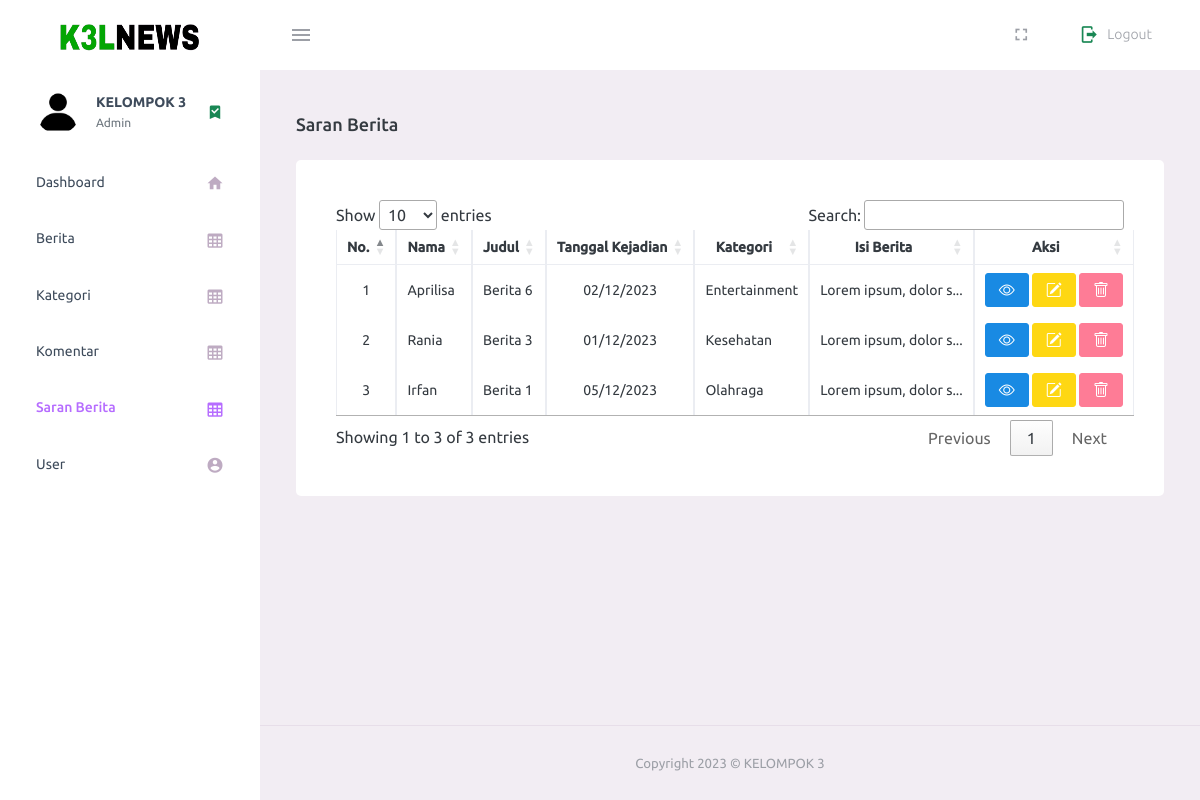
The page /admin/saran.php (signed in) on the database its author committed.
### tables this page shows
CREATE TABLE `saran_berita` (
  `id_saran_berita` int(11) NOT NULL,
  `id_kategori` int(11) DEFAULT NULL,
  `id_user` int(11) DEFAULT NULL,
  `judul` varchar(255) NOT NULL,
  `tgl_berita` date DEFAULT NULL,
  `isi_berita` text NOT NULL,
  `gambar` varchar(255) NOT NULL
);

CREATE TABLE `user` (
  `id_user` int(11) NOT NULL,
  `username` varchar(100) NOT NULL,
  `password` varchar(100) NOT NULL,
  `role` enum('admin','user') NOT NULL
);

CREATE TABLE `kategori` (
  `id_kategori` int(11) NOT NULL,
  `nama_kategori` varchar(30) NOT NULL
);

### admin/saran.php (the view, shortened to what this page needs)
<?php
include_once('../connection.php');
$query = mysqli_query($conn, "SELECT * FROM `saran_berita` JOIN kategori ON saran_berita.id_kategori=kategori.id_kategori JOIN user ON saran_berita.id_user=user.id_user;");
function custom_echo($x, $length)
{
  if (strlen($x) <= $length) {
    echo $x;
  } else {
    $y = substr($x, 0, $length) . '...';
    echo $y;
  }
}
?>
<!DOCTYPE html>
<html lang="en">
<head>
  <link rel="stylesheet" href="assets/vendors/mdi/css/materialdesignicons.min.css">
  <link rel="stylesheet" href="assets/vendors/css/vendor.bundle.base.css">
  <link href="https://cdn.jsdelivr.net/npm/bootstrap@5.3.0-alpha3/dist/css/bootstrap.min.css" rel="stylesheet"
>
  <link rel="stylesheet" href="https://cdn.jsdelivr.net/npm/bootstrap-icons@1.10.5/font/bootstrap-icons.css">
  <link rel="stylesheet" href="https://cdn.datatables.net/1.13.4/css/jquery.dataTables.css" />
  <link rel="stylesheet" href="assets/css/style.css">
</head>
<body>
  <div class="container-scroller">
    <nav class="navbar default-layout-navbar col-lg-12 col-12 p-0 fixed-top d-flex flex-row">
      <div class="text-center navbar-brand-wrapper d-flex align-items-center justify-content-center">
        <a class="navbar-brand brand-logo" href="index.php"><img src="assets/images/logo-k3l2.png" alt="logo" /></a>
      </div>
      <div class="navbar-menu-wrapper d-flex align-items-stretch">
        <button class="navbar-toggler navbar-toggler align-self-center" type="button" data-toggle="minimize">
          <span class="mdi mdi-menu"></span>
        </button>
        <ul class="navbar-nav navbar-nav-right">
          <li class="nav-item d-none d-lg-block full-screen-link">
            <a class="nav-link">
              <i class="mdi mdi-fullscreen" id="fullscreen-button"></i>
            </a>
          </li>
          <li class="nav-item nav-logout d-none d-lg-block">
            <a class="nav-link" href="../backend/logout.php">
              <i class="mdi mdi-logout me-2 text-success"></i> Logout </a>
          </li>
        </ul>
      </div>
    </nav>
    <div class="container-fluid page-body-wrapper">
      <nav class="sidebar sidebar-offcanvas" id="sidebar">
        <ul class="nav">
          <li class="nav-item nav-profile">
            <a href="index.php" class="nav-link">
              <div class="nav-profile-image">
                <img src="assets/images/faces/profile.png" alt="profile">
              </div>
              <div class="nav-profile-text d-flex flex-column">
                <span class="font-weight-bold mb-2">KELOMPOK 3</span>
                <span class="text-secondary text-small">Admin</span>
              </div>
              <i class="mdi mdi-bookmark-check text-success nav-profile-badge"></i>
            </a>
          </li>
          <li class="nav-item">
            <a class="nav-link" href="index.php">
              <span class="menu-title">Dashboard</span>
              <i class="mdi mdi-home menu-icon"></i>
            </a>
          </li>
          <li class="nav-item">
            <a class="nav-link" href="berita.php">
              <span class="menu-title">Berita</span>
              <i class="mdi mdi-table-large menu-icon"></i>
            </a>
          </li>
          <li class="nav-item">
            <a class="nav-link" href="kategori.php">
              <span class="menu-title">Kategori</span>
              <i class="mdi mdi-table-large menu-icon"></i>
            </a>
          </li>
          <li class="nav-item">
            <a class="nav-link" href="komentar.php">
              <span class="menu-title">Komentar</span>
              <i class="mdi mdi-table-large menu-icon"></i>
            </a>
          </li>
          <li class="nav-item">
            <a class="nav-link" href="saran.php">
              <span class="menu-title">Saran Berita</span>
              <i class="mdi mdi-table-large menu-icon"></i>
            </a>
          </li>
          <li class="nav-item">
            <a class="nav-link" href="user.php">
              <span class="menu-title">User</span>
              <i class="mdi mdi-account-circle menu-icon"></i>
            </a>
          </li>
        </ul>
      </nav>
      <div class="main-panel">
        <div class="content-wrapper">
          <div class="page-header">
            <h3 class="page-title"> Saran Berita </h3>
          </div>
          <div class="row">
            <div class="col-lg-12 grid-margin stretch-card">
              <div class="card">
                <div class="card-body">
                  <table class="table table-bordered" id="myTable">
                    <thead>
                      <tr class="text-center align-middle">
                        <th class="text-center" scope="col" width="10px">No. </th>
                        <th class="text-center" scope="col">Nama</th>
                        <th class="text-center" scope="col" width="200px">Judul</th>
                        <th class="text-center" scope="col">Tanggal Kejadian</th>
                        <th class="text-center" scope="col">Kategori</th>
                        <th class="text-center" scope="col">Isi Berita</th>
                        <th class="text-center" scope="col">Aksi</th>
                      </tr>
                    </thead>
                    <tbody>
                      <?php $i = 1 ?>
                      <?php foreach ($query as $data) : ?>
                      <tr>
                        <td class="text-center align-middle"><?= $i; ?></td>
                        <td><?= $data["username"]; ?></td>
                        <td><?= custom_echo($data["judul"], 15) ?></td>
                        <td class="text-center align-middle" style="width: 10px;">
                          <?= date("d/m/Y", strtotime($data["tgl_berita"])) ?></td>
                        <td><?= $data["nama_kategori"]; ?></td>
                        <td><?= custom_echo($data["isi_berita"], 20) ?></td>
                        <td width="50px" class="text-center align-middle">
                          <a href="detail_saran.php?idSaran=<?= $data["id_saran_berita"]; ?>"
                            class="btn btn-info btn-sm"><i class="bi bi-eye"></i></a>
                          <a href="edit_saran.php?idSaran=<?= $data["id_saran_berita"]; ?>"
                            class="btn btn-warning btn-sm text-white"><i class="bi bi-pencil-square"></i></a>
                          <a href="#" class="btn btn-danger btn-sm"
                            onclick="confirmDelete(<?= $data['id_saran_berita'] ?>)"><i class="bi bi-trash"></i></a>
                        </td>
                      </tr>
                      <?php $i++; ?>
                      <?php endforeach; ?>
                    </tbody>
                  </table>
                </div>
              </div>
            </div>
          </div>
        </div>
        <footer class="footer">
          <div class="container-fluid d-flex justify-content-center">
            <span class="text-muted d-block text-center text-sm-start d-sm-inline-block">
              Copyright 2023 © KELOMPOK 3 </span>
          </div>
        </footer>
      </div>
    </div>
  </div>
</body>
</html>

### rows shown on the page
saran_berita: id_user.username "Aprilisa", judul "Berita 6", tgl_berita "02/12/2023", id_kategori.nama_kategori "Entertainment", isi_berita "Lorem ipsum, dolor s..."
saran_berita: id_user.username "Rania", judul "Berita 3", tgl_berita "01/12/2023", id_kategori.nama_kategori "Kesehatan", isi_berita "Lorem ipsum, dolor s..."
saran_berita: id_user.username "Irfan", judul "Berita 1", tgl_berita "05/12/2023", id_kategori.nama_kategori "Olahraga", isi_berita "Lorem ipsum, dolor s..."
